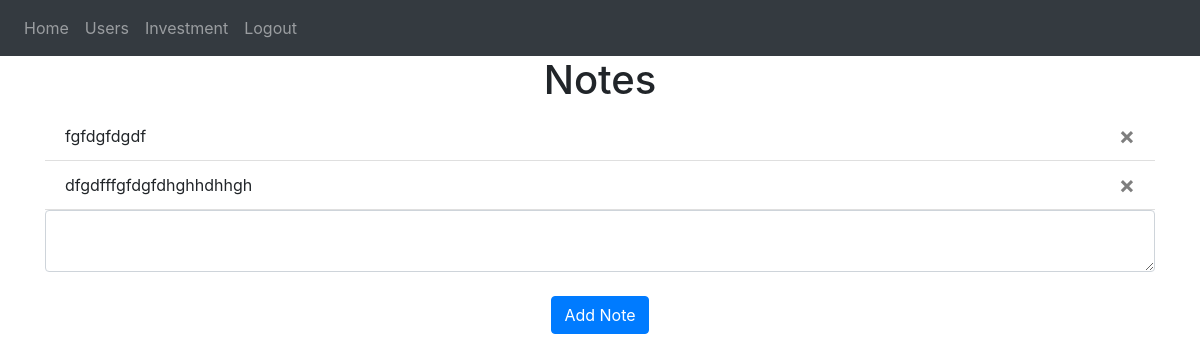
/ (signed in), run on an earlier commit of the app's database.
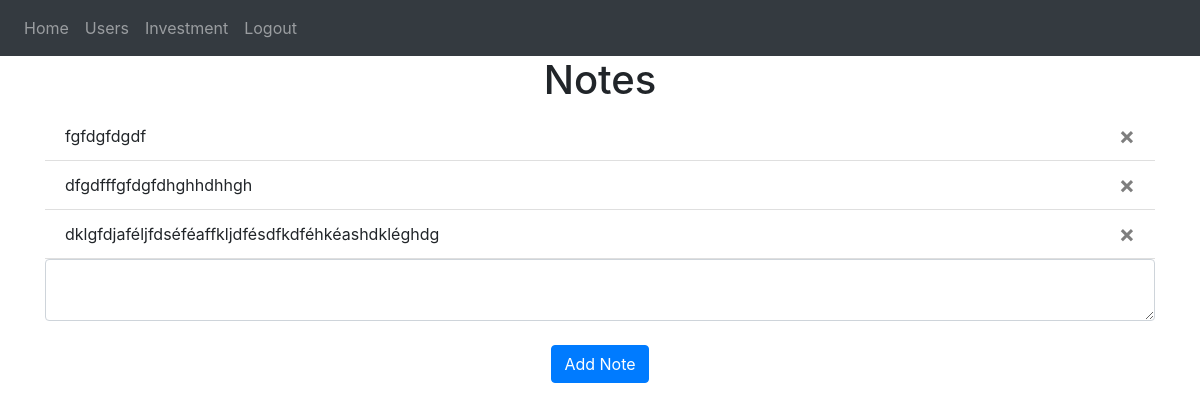
And on a later commit of the database.
### website/models.py (models this page shows)
class Note(db.Model):
    id = db.Column(db.Integer, primary_key=True)
    data = db.Column(db.String(10000))
    date = db.Column(db.DateTime(timezone=True), default=func.now())
    user_id = db.Column(db.Integer, db.ForeignKey('user.id'))

### website/views.py (the view, shortened to what this page needs)
@views.route('/', methods=['GET', 'POST'])
@login_required
def home():
    return render_template("home.html", user=current_user)

### website/__init__.py (called while the page is built)
def create_app():
    app = Flask(__name__)
    app.config['SECRET_KEY'] = 'hjshjhdjah kjshkjdhjs'
    app.config['SQLALCHEMY_DATABASE_URI'] = f'sqlite:///{DB_NAME}'
    db.init_app(app)
    from .views import views
    from .auth import auth
    app.register_blueprint(views, url_prefix='/')
    app.register_blueprint(auth, url_prefix='/')
    from .models import User, Note
    with app.app_context():
        db.create_all()
    login_manager = LoginManager()
    login_manager.login_view = 'auth.login'
    login_manager.init_app(app)
    @login_manager.user_loader
    def load_user(id):
        return User.query.get(int(id))
    return app

### website/templates/home.html
{% extends "base.html" %} {% block title %}Home{% endblock %} {% block content
%}
<h1 align="center">Notes</h1>
<ul class="list-group list-group-flush" id="notes">
  {% for note in user.notes %}
  <li class="list-group-item">
    {{ note.data }}
    <button type="button" class="close" onClick="deleteNote({{ note.id }})">
      <span aria-hidden="true">&times;</span>
    </button>
  </li>
  {% endfor %}
</ul>
<form method="POST">
  <textarea name="note" id="note" class="form-control"></textarea>
  <br />
  <div align="center">
    <button type="submit" class="btn btn-primary">Add Note</button>
  </div>
</form>
{% endblock %}

What changed in the data, as far as the page shows it:
added Note: data "dklgfdjaféljfdséféaffkljdfésdfkdféhkéashdkléghdg"
